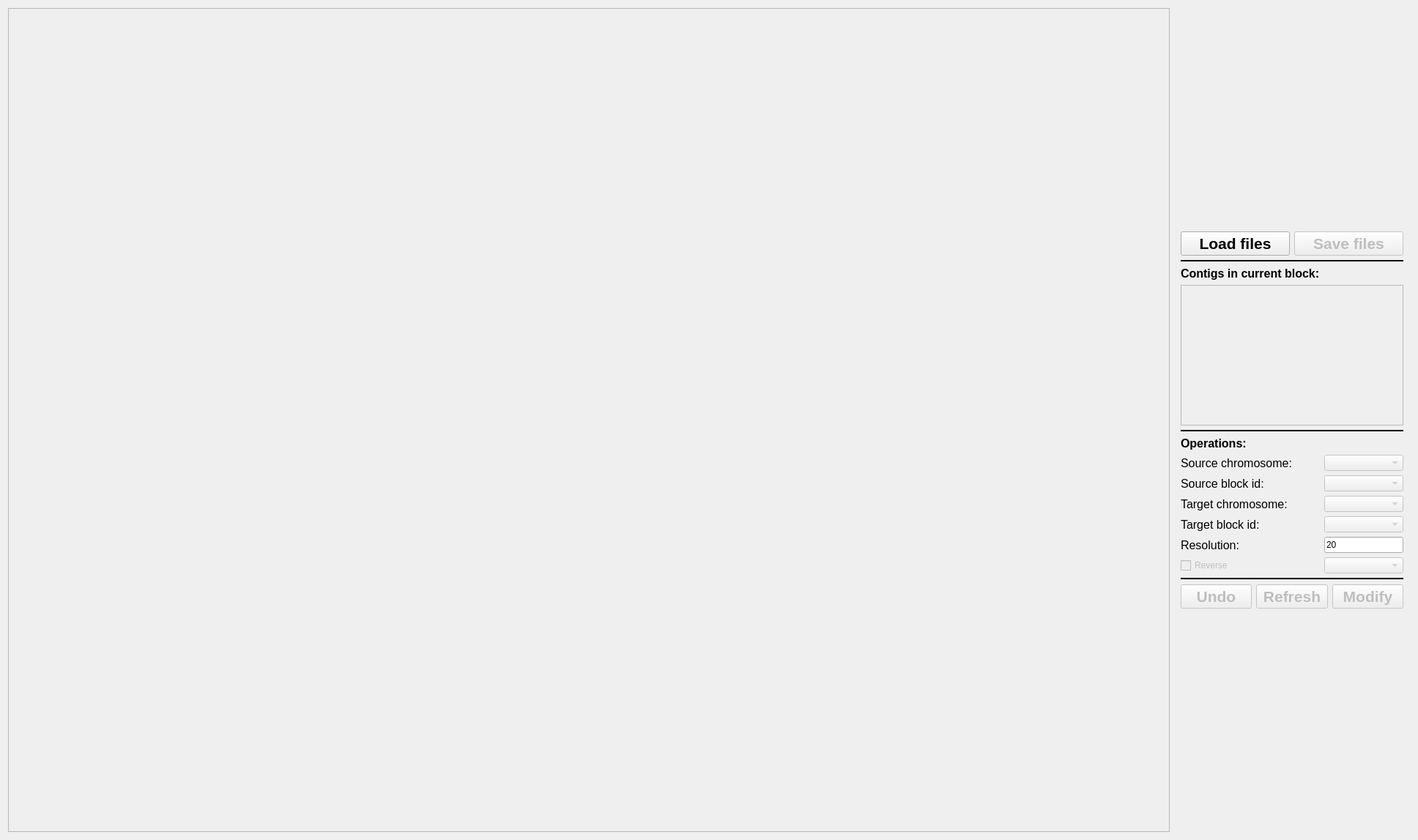
<?xml version="1.0" encoding="UTF-8"?>
<ui version="4.0">
 <class>AssemblyCorrectorMain</class>
 <widget class="QWidget" name="AssemblyCorrectorMain">
  <property name="geometry">
   <rect>
    <x>0</x>
    <y>0</y>
    <width>1936</width>
    <height>1147</height>
   </rect>
  </property>
  <property name="windowTitle">
   <string>CATG</string>
  </property>
  <layout class="QGridLayout" name="gridLayout_2">
   <item row="0" column="0">
    <widget class="QGraphicsView" name="plot_viewer">
     <property name="enabled">
      <bool>false</bool>
     </property>
    </widget>
   </item>
   <item row="0" column="1">
    <widget class="QFrame" name="Frame">
     <property name="sizePolicy">
      <sizepolicy hsizetype="Fixed" vsizetype="Fixed">
       <horstretch>0</horstretch>
       <verstretch>0</verstretch>
      </sizepolicy>
     </property>
     <layout class="QGridLayout" name="gridLayout">
      <item row="9" column="0">
       <widget class="QLabel" name="label_2">
        <property name="font">
         <font>
          <pointsize>12</pointsize>
         </font>
        </property>
        <property name="text">
         <string>Target chromosome:</string>
        </property>
       </widget>
      </item>
      <item row="4" column="0" colspan="2">
       <widget class="QListWidget" name="blk_lst">
        <property name="enabled">
         <bool>false</bool>
        </property>
       </widget>
      </item>
      <item row="7" column="1">
       <widget class="QComboBox" name="src_chr_cbox">
        <property name="enabled">
         <bool>false</bool>
        </property>
       </widget>
      </item>
      <item row="2" column="0" colspan="2">
       <widget class="Line" name="line">
        <property name="sizePolicy">
         <sizepolicy hsizetype="Minimum" vsizetype="Fixed">
          <horstretch>0</horstretch>
          <verstretch>0</verstretch>
         </sizepolicy>
        </property>
        <property name="sizeIncrement">
         <size>
          <width>0</width>
          <height>0</height>
         </size>
        </property>
        <property name="frameShadow">
         <enum>QFrame::Plain</enum>
        </property>
        <property name="lineWidth">
         <number>2</number>
        </property>
        <property name="orientation">
         <enum>Qt::Horizontal</enum>
        </property>
       </widget>
      </item>
      <item row="8" column="0">
       <widget class="QLabel" name="label_3">
        <property name="font">
         <font>
          <pointsize>12</pointsize>
         </font>
        </property>
        <property name="text">
         <string>Source block id:</string>
        </property>
       </widget>
      </item>
      <item row="13" column="0" colspan="2">
       <widget class="Line" name="line_2">
        <property name="frameShadow">
         <enum>QFrame::Plain</enum>
        </property>
        <property name="lineWidth">
         <number>2</number>
        </property>
        <property name="orientation">
         <enum>Qt::Horizontal</enum>
        </property>
       </widget>
      </item>
      <item row="12" column="1">
       <widget class="QComboBox" name="method_cbox">
        <property name="enabled">
         <bool>false</bool>
        </property>
       </widget>
      </item>
      <item row="9" column="1">
       <widget class="QComboBox" name="tgt_chr_cbox">
        <property name="enabled">
         <bool>false</bool>
        </property>
       </widget>
      </item>
      <item row="1" column="0" colspan="2">
       <layout class="QHBoxLayout" name="horizontalLayout_2">
        <item>
         <widget class="QPushButton" name="file_loader_btn">
          <property name="sizePolicy">
           <sizepolicy hsizetype="Minimum" vsizetype="Minimum">
            <horstretch>0</horstretch>
            <verstretch>0</verstretch>
           </sizepolicy>
          </property>
          <property name="font">
           <font>
            <pointsize>16</pointsize>
            <bold>true</bold>
           </font>
          </property>
          <property name="text">
           <string>Load files</string>
          </property>
         </widget>
        </item>
        <item>
         <widget class="QPushButton" name="file_save_btn">
          <property name="enabled">
           <bool>false</bool>
          </property>
          <property name="sizePolicy">
           <sizepolicy hsizetype="Minimum" vsizetype="Minimum">
            <horstretch>0</horstretch>
            <verstretch>0</verstretch>
           </sizepolicy>
          </property>
          <property name="font">
           <font>
            <pointsize>16</pointsize>
            <bold>true</bold>
           </font>
          </property>
          <property name="text">
           <string>Save files</string>
          </property>
         </widget>
        </item>
       </layout>
      </item>
      <item row="11" column="0">
       <widget class="QLabel" name="label_5">
        <property name="font">
         <font>
          <pointsize>12</pointsize>
         </font>
        </property>
        <property name="text">
         <string>Resolution:</string>
        </property>
       </widget>
      </item>
      <item row="11" column="1">
       <widget class="QLineEdit" name="resolution_text">
        <property name="text">
         <string>20</string>
        </property>
       </widget>
      </item>
      <item row="12" column="0">
       <widget class="QCheckBox" name="rev_chk">
        <property name="enabled">
         <bool>false</bool>
        </property>
        <property name="text">
         <string>Reverse</string>
        </property>
       </widget>
      </item>
      <item row="3" column="0">
       <widget class="QLabel" name="label_6">
        <property name="font">
         <font>
          <pointsize>12</pointsize>
          <bold>true</bold>
         </font>
        </property>
        <property name="text">
         <string>Contigs in current block:</string>
        </property>
       </widget>
      </item>
      <item row="7" column="0">
       <widget class="QLabel" name="label">
        <property name="font">
         <font>
          <pointsize>12</pointsize>
         </font>
        </property>
        <property name="text">
         <string>Source chromosome:</string>
        </property>
       </widget>
      </item>
      <item row="14" column="0" colspan="2">
       <layout class="QHBoxLayout" name="horizontalLayout">
        <item>
         <widget class="QPushButton" name="undo_btn">
          <property name="enabled">
           <bool>false</bool>
          </property>
          <property name="sizePolicy">
           <sizepolicy hsizetype="Minimum" vsizetype="Minimum">
            <horstretch>0</horstretch>
            <verstretch>0</verstretch>
           </sizepolicy>
          </property>
          <property name="font">
           <font>
            <pointsize>16</pointsize>
            <bold>true</bold>
           </font>
          </property>
          <property name="text">
           <string>Undo</string>
          </property>
         </widget>
        </item>
        <item>
         <widget class="QPushButton" name="refresh_btn">
          <property name="enabled">
           <bool>false</bool>
          </property>
          <property name="sizePolicy">
           <sizepolicy hsizetype="Minimum" vsizetype="Minimum">
            <horstretch>0</horstretch>
            <verstretch>0</verstretch>
           </sizepolicy>
          </property>
          <property name="font">
           <font>
            <pointsize>16</pointsize>
            <bold>true</bold>
           </font>
          </property>
          <property name="text">
           <string>Refresh</string>
          </property>
         </widget>
        </item>
        <item>
         <widget class="QPushButton" name="mod_btn">
          <property name="enabled">
           <bool>false</bool>
          </property>
          <property name="sizePolicy">
           <sizepolicy hsizetype="Minimum" vsizetype="Minimum">
            <horstretch>0</horstretch>
            <verstretch>0</verstretch>
           </sizepolicy>
          </property>
          <property name="font">
           <font>
            <pointsize>16</pointsize>
            <bold>true</bold>
           </font>
          </property>
          <property name="text">
           <string>Modify</string>
          </property>
         </widget>
        </item>
       </layout>
      </item>
      <item row="5" column="0" colspan="2">
       <widget class="Line" name="line_3">
        <property name="frameShadow">
         <enum>QFrame::Plain</enum>
        </property>
        <property name="lineWidth">
         <number>2</number>
        </property>
        <property name="orientation">
         <enum>Qt::Horizontal</enum>
        </property>
       </widget>
      </item>
      <item row="8" column="1">
       <widget class="QComboBox" name="src_blk_cbox">
        <property name="enabled">
         <bool>false</bool>
        </property>
       </widget>
      </item>
      <item row="10" column="1">
       <widget class="QComboBox" name="tgt_blk_cbox">
        <property name="enabled">
         <bool>false</bool>
        </property>
       </widget>
      </item>
      <item row="10" column="0">
       <widget class="QLabel" name="label_4">
        <property name="font">
         <font>
          <pointsize>12</pointsize>
         </font>
        </property>
        <property name="text">
         <string>Target block id:</string>
        </property>
       </widget>
      </item>
      <item row="6" column="0">
       <widget class="QLabel" name="label_7">
        <property name="font">
         <font>
          <pointsize>12</pointsize>
          <bold>true</bold>
         </font>
        </property>
        <property name="text">
         <string>Operations:</string>
        </property>
       </widget>
      </item>
     </layout>
    </widget>
   </item>
  </layout>
 </widget>
 <resources/>
 <connections/>
</ui>
